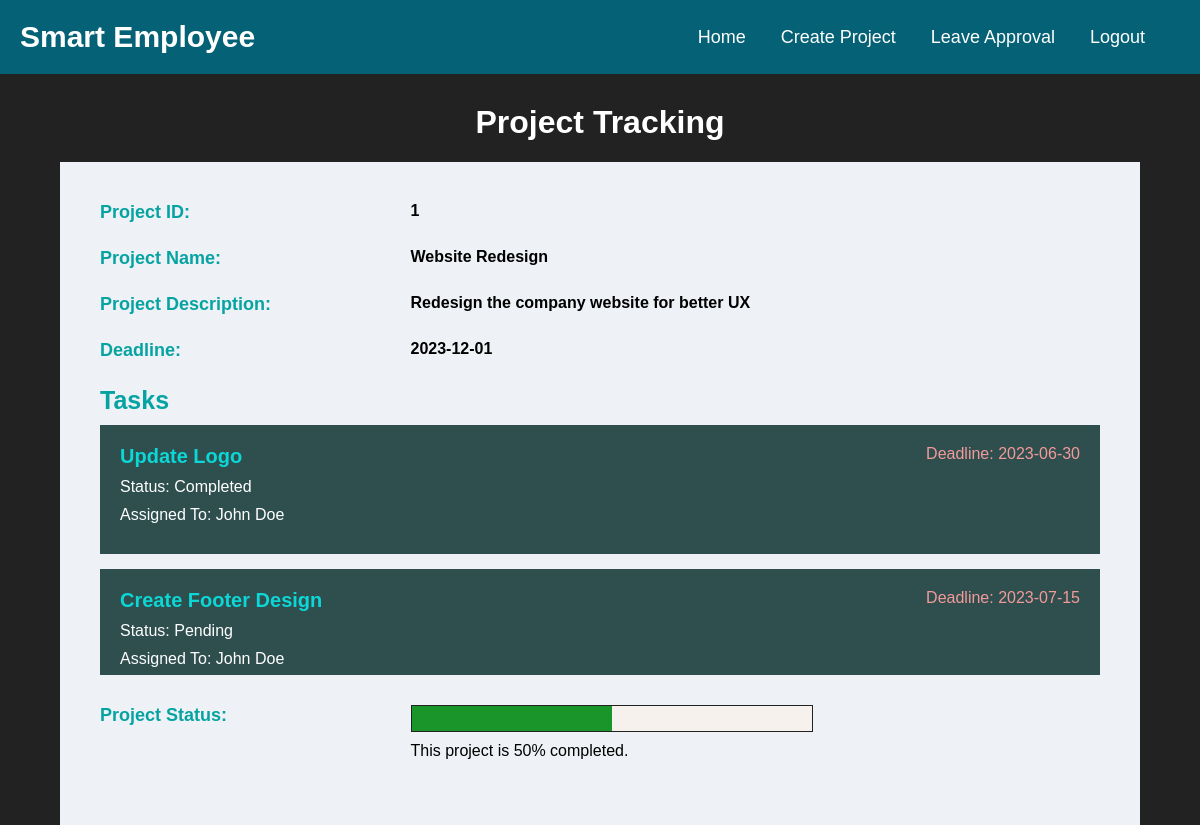
The page /project_tracking.php?project_id=1 on the database its author committed.
### tables this page shows
CREATE TABLE `tasks` (
  `task_id` int(11) NOT NULL,
  `project_id` int(11) DEFAULT NULL,
  `task_name` varchar(100) NOT NULL,
  `description` text DEFAULT NULL,
  `assigned_to` int(11) DEFAULT NULL,
  `start_date` date DEFAULT NULL,
  `end_date` date DEFAULT NULL,
  `status` enum('Pending','In Progress','Completed','Not Completed') DEFAULT 'Pending'
);

CREATE TABLE `projects` (
  `project_id` int(11) NOT NULL,
  `project_name` varchar(100) NOT NULL,
  `description` text DEFAULT NULL,
  `start_date` date DEFAULT NULL,
  `end_date` date DEFAULT NULL,
  `status` enum('Pending','In Progress','Completed') DEFAULT 'Pending',
  `user_id` int(11) DEFAULT NULL,
  `managed_by` int(11) DEFAULT NULL
);

CREATE TABLE `users` (
  `user_id` int(11) NOT NULL,
  `username` varchar(255) NOT NULL,
  `password` varchar(255) NOT NULL,
  `role` varchar(50) DEFAULT NULL,
  `first_name` varchar(100) DEFAULT NULL,
  `last_name` varchar(100) DEFAULT NULL,
  `email` varchar(255) NOT NULL,
  `phone` varchar(15) DEFAULT NULL,
  `address` varchar(255) DEFAULT NULL,
  `date_joined` date DEFAULT NULL,
  `department` varchar(100) DEFAULT NULL,
  `job_title` varchar(100) DEFAULT NULL,
  `date_of_birth` date DEFAULT NULL,
  `emergency_contact_name` varchar(100) DEFAULT NULL,
  `emergency_contact_phone` varchar(15) DEFAULT NULL,
  `emergency_contact_relation` varchar(100) DEFAULT NULL,
  `project_id` int(11) DEFAULT NULL,
  `hourly_rate` int(11) NOT NULL
);

### project_tracking.php (the view, shortened to what this page needs)
<?php
require_once ('db_connection.php');
if (isset($_GET['project_id'])) {
  $project_id = $_GET['project_id'];
}
?>
<!DOCTYPE html>
<html lang="en">
<head>
  <link rel="stylesheet" href="assets/css/style.css">
</head>
<?php
  $project_data = $pdo->prepare("SELECT p.project_id as project_id, p.project_name as project_name, p.description as project_description, p.status as project_status, p.end_date as deadline,
           t.task_id as task_id, t.task_name as task_name, t.status as task_status, t.assigned_to as assigned_to, t.project_id as project_id
    FROM projects p
    LEFT JOIN tasks t ON p.project_id = t.project_id
    WHERE p.project_id = $project_id");
  $project_data->execute();
  if ($project_details = $project_data->fetch(PDO::FETCH_ASSOC)) {
  ?>
<body class="pro_track">
<header>
  <nav class="navigation">
    <a class="navigation-logo" href="#">Smart Employee</a>
    <div>
      <div class="navigation-cont">
        <a class="navigation-link" href="projectmanager.php">Home</a>
        <a class="navigation-link" href="management.php">Create Project</a>
        <a class="navigation-link" href="Manage_Leave_Requests.php">Leave Approval</a>
        <a class="navigation-link" href="logout.php">Logout</a>
      </div>
    </div>
  </nav>
</header>
<main>
  <h1 class="emp_head">Project Tracking</h1>
  <div class="pro_box">
    <div class="pro_wrap">
      <p class="pro_label">Project ID:</p>
      <p class="pro_value"><?php echo $project_details['project_id']; ?></p>
    </div>
    <div class="pro_wrap">
      <p class="pro_label">Project Name:</p>
      <p class="pro_value"><?php echo $project_details['project_name']; ?></p>
    </div>
    <div class="pro_wrap">
      <p class="pro_label">Project Description:</p>
      <p class="pro_value"><?php echo $project_details['project_description']; ?></p>
    </div>
    <div class="pro_wrap">
      <p class="pro_label">Deadline:</p>
      <p class="pro_value"><?php echo $project_details['deadline']; ?></p>
    </div>
    <div class="pro_task_outer">
      <p class="pro_label">Tasks</p>
      <div class="pro_value">
        <div class="pro_task_box">
          <?php
          $task_data = $pdo->prepare("SELECT * FROM tasks WHERE project_id=$project_id");
          $task_data->execute();
          $tasks=[];
            while ($task_details = $task_data->fetch(PDO::FETCH_ASSOC)) {
              $tasks[] = $task_details;
            }
          if(!empty($tasks)){
          foreach ($tasks as $task) :
          ?>
            <div class="pro_task_wrap">
              <div class="pro_task_row1">
                <p class="pro_task_name"><?php echo $task['task_name']; ?></p>
                <p class="pro_task_end">Deadline: <span><?php echo $task['end_date']; ?></span></p>
              </div>
              <p class="pro_task_status">Status: <span><?php echo $task['status']; ?></span></p>
                  <?php
                  $task_id = $task['task_id'];
                  $assignee_data = $pdo->prepare("SELECT t.task_id as task_id, u.first_name as first_name, u.last_name as last_name
                  FROM tasks t JOIN users u ON t.assigned_to = u.user_id WHERE task_id=$task_id");
                  $assignee_data->execute();
                  while ($assignee_details = $assignee_data->fetch(PDO::FETCH_ASSOC)) {
                  ?>
                    <p class="pro_task_assignee">Assigned To: <span><?php echo $assignee_details['first_name'];?></span> <span><?php echo $assignee_details['last_name']; ?></span></p>
                  <?php } ?>
            </div>
            <?php endforeach;
            }
            else{
            echo "<p>No tasks found for this project</p>";
          }
            ?>
          </div>
      </div>
    </div>
    <?php
          $completed_tasks = $pdo->prepare("SELECT status FROM tasks WHERE project_id = $project_id AND status = 'Completed'");
          $completed_tasks->execute();
            while ($completed_tasks_details = $completed_tasks->fetch(PDO::FETCH_ASSOC)) {
              $completed_status[] = $completed_tasks_details;
            }
            if(!empty($completed_status)){
              $completed_count = count($completed_status);
            }
    ?>
    <?php
          $total_tasks = $pdo->prepare("SELECT status FROM tasks WHERE project_id = $project_id");
          $total_tasks->execute();
            while ($total_tasks_details = $total_tasks->fetch(PDO::FETCH_ASSOC)) {
              $total_status[] = $total_tasks_details;
            }
            if(!empty($completed_status)){
              $total_count = count($total_status);
            }
    ?>
    <?php
      if(!empty($completed_count) && !empty($total_count)){
      $progress_percentage = ($completed_count/$total_count)*100;
    }
    ?>
 <div class="pro_wrap">
      <p class="pro_label">Project Status:</p>
      <div class="pro_value">
        <div class="pro_progress_box">
        <?php
        if (!empty($progress_percentage)) {
        ?>
          <div class="pro_progress_cont" <?php echo "style='width: $progress_percentage%'"; ?>></div>
        <?php } ?>
        </div>
        <?php
        if (!empty($progress_percentage)) {
        ?>
        <div>This project is <?php echo $progress_percentage; ?>% completed.</div>
        <?php } ?>
      </div>
    </div>
  </div>
</main>
</body>
<?php
}
?>
</html>

### assets/css/style.css (style rules this page uses)
body { font-family: Arial; margin: 0; padding: 0; font-size: 16px; }
a { text-decoration: none !important; }
p { margin: 0; }
h1 { text-align: center; color: #333; }
.navigation { background-color: #056276; display: flex; justify-content: space-between; align-items: center; padding: 20px; }
.navigation-logo { color: white; font-size: 30px; font-weight: bold; text-decoration: none !important; }
.navigation-cont { display: flex; }
.navigation-link { color: white; text-decoration: none; margin-right: 35px; transition: all .3s; font-size: 18px; font-weight: 400; }
.emp_head { color: white; margin-top: 30px; }
.pro_track { background-color: #222; }
.pro_box { background-color: #eef1f5; padding: 40px; max-width: 1000px; margin: 0 auto; }
.pro_wrap { display: flex; justify-content: center; margin-bottom: 25px; }
.pro_label { font-size: 18px; font-weight: bold; width: 30%; margin-right: 15px; color: #06a3a3; }
.pro_value { width: 70%; }
.pro_task_outer { margin-bottom: 30px; }
.pro_task_outer .pro_value { width: 100%; }
.pro_task_outer .pro_label { width: 100%; margin-bottom: 10px; font-size: 25px; }
.pro_task_box { max-height: 250px; overflow-y: scroll; }
.pro_task_wrap { margin-bottom: 15px; background-color: darkslategrey; color: #fff; padding: 20px; }
.pro_task_row1 { display: flex; justify-content: space-between; }
.pro_task_name { font-size: 20px; font-weight: bold; margin-bottom: 10px; color: #0dd6d6; }
.pro_task_end { color: #f39a9a; }
.pro_wrap p { font-weight: bold; }
.pro_task_status { margin-bottom: 10px; }
.pro_task_assignee { margin-bottom: 10px; }
.pro_progress_box { width: 100%; max-width: 400px; height: 25px; border: 1px solid #222; background-color: #f6f1ec; margin-bottom: 10px; }
.pro_progress_cont { background-color: #1a9529; height: 100%; }

### rows shown on the page
tasks: project "1", task_name "Update Logo", end_date "2023-06-30", status "Completed", assigned_to.first_name "John", assigned_to.last_name "Doe"
projects: project_name "Website Redesign", description "Redesign the company website for better UX", end_date "2023-12-01"
tasks: task_name "Create Footer Design", end_date "2023-07-15", status "Pending", assigned_to.first_name "John", assigned_to.last_name "Doe"

### other values the page prints
$progress_percentage "50"
